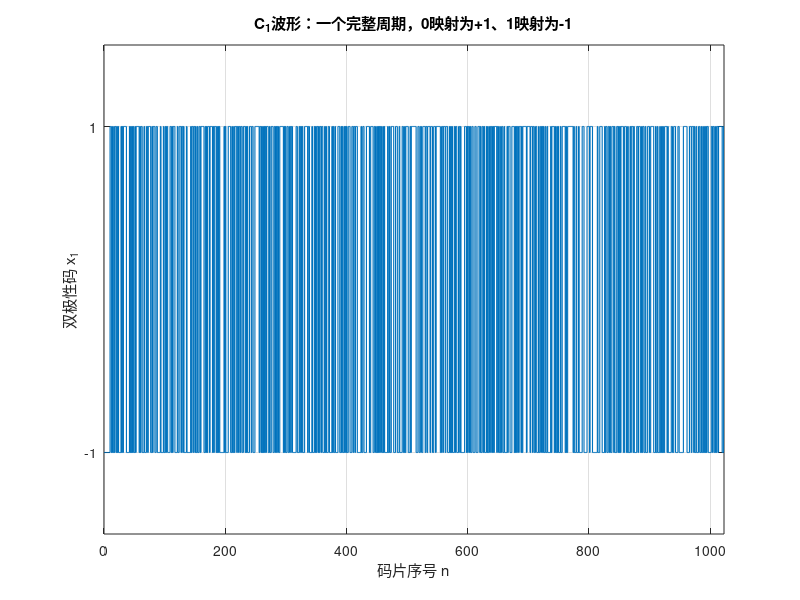
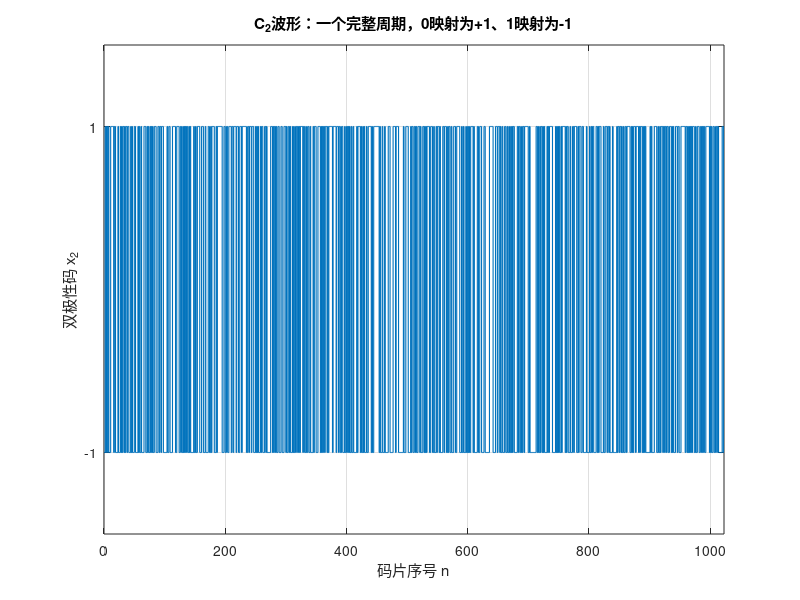
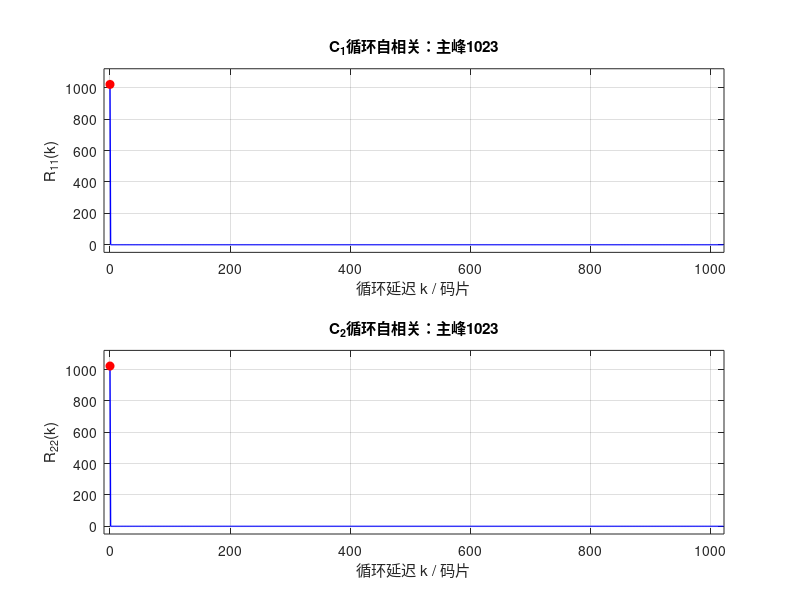
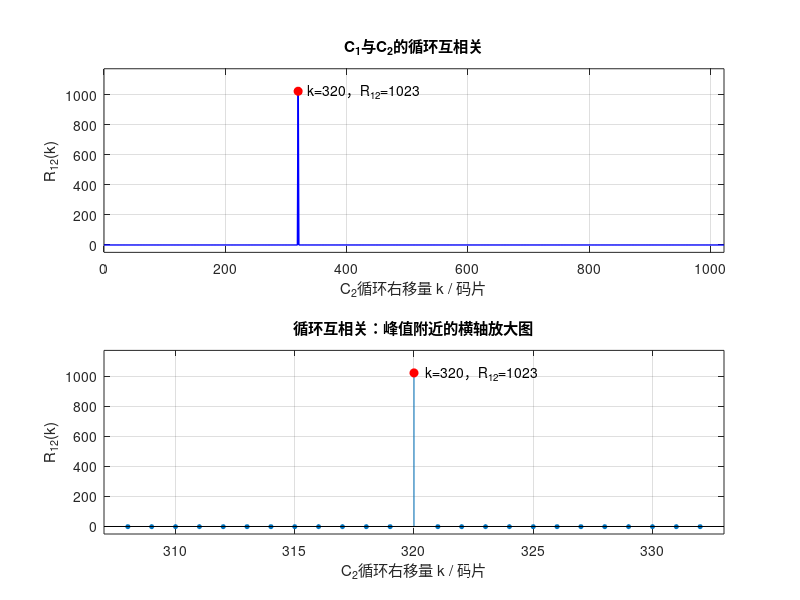

MATLAB code for these plots, in order:
%% 1. 实验参数与约定
% 伪随机码生成原理与仿真
%
% 统一约定：
% (1) 寄存器数组按课件图中“从左到右”的物理位置编号为1～10。
% (2) 两种结构都向右移位，最右侧寄存器输出；先读取输出，再更新全部寄存器。
% (3) 初态为全1，输出逻辑码 C1、C2；相关运算时映射为 x = 1-2*C。
% (4) 循环相关采用 R12(k)=sum_n x1(n)*x2((n-k) mod N)，不归一化。
%     数学下标 n、k 从0开始，MATLAB数组下标从1开始，R12(k+1)对应延迟k。
%     正k表示将第二个序列循环右移k位后与第一个序列逐点相乘求和。

clearvars;
clc;
n = 10;                              % 寄存器级数
N = 2^n - 1;                         % 理论最大周期：1023码片
initialState = ones(1, n);            % 非零初态：10个1
polyExponents = [10 9 8 6 3 2 0];     % P(X)=X^10+X^9+X^8+X^6+X^3+X^2+1
tapsI = [2 3 6 8 9 10];             % I型：参加反馈异或的寄存器编号

% II型图的多项式标号从左到右递减，与I型图相反。
% 内部项X^9、X^8、X^6、X^3、X^2对应物理寄存器2、3、5、8、9的输入端。
% 对指数e，输入端的数组编号为n-e+1；X^10对应首级直接接回输出。
internalExponents = polyExponents(2:end-1);
tapsII = n - internalExponents + 1;  % 得到[2 3 5 8 9]，不能照抄I型抽头
chipIndex = 0:N-1;
lags = 0:N-1;

fprintf('\n===== 参数设置 =====\n');
fprintf('P(X) = 1 + X^2 + X^3 + X^6 + X^8 + X^9 + X^10\n');
fprintf('寄存器级数 n = %d，理论周期 N = %d 码片，初始状态为全1。\n', n, N);

%% 2. 通过I型结构生成C1
% I型为外部反馈结构：多个抽头先异或，再送入第1级。
% feedback = r(2) XOR r(3) XOR r(6) XOR r(8) XOR r(9) XOR r(10)
% new_r = [feedback, old_r(1), ..., old_r(9)]。
% mod(sum(...),2)就是多个二进制位的异或，即模二和。

assert(exist('tapsI', 'var') == 1, '缺少寄存器参数。');
regI = initialState;
C1 = zeros(1, N);
stateHistoryI = zeros(N, n);          % 记录输出前的状态，用于验证实际周期
for chip = 1:N
    stateHistoryI(chip, :) = regI;
    C1(chip) = regI(end);            % 读取更新前的最右侧寄存器
    feedbackI = mod(sum(regI(tapsI)), 2);
    regI = [feedbackI, regI(1:end-1)]; % 同一时钟沿并行更新，避免串行覆盖旧状态
end

% N个状态两两不同，且第N次更新后回到初态，因此实际周期恰好为N。
periodI = size(unique(stateHistoryI, 'rows'), 1);
assert(periodI == N && isequal(regI, initialState), 'I型寄存器未达到1023位周期。');
assert(sum(C1) == 2^(n-1), 'C1未满足m序列的平衡性。');
x1 = 1 - 2*C1;                      % 逻辑电平0 -> +1，逻辑电平1 -> -1

fprintf('\n===== I型结构：C1 =====\n');
fprintf('实测周期 = %d；1的个数 = %d；0的个数 = %d。\n', periodI, sum(C1), N-sum(C1));
fprintf('前32位：%s\n', sprintf('%d', C1(1:32)));

figure(1); clf;
set(gcf, 'Name', '实验节点2：I型结构生成C1', 'NumberTitle', 'off', 'Color', 'w', 'Position', [100 100 1100 700]);
stairs(0:N, [x1 x1(end)], 'LineWidth', 0.8);
grid on; xlim([0 N]); ylim([-1.5 1.5]); yticks([-1 1]);
xlabel('码片序号 n'); ylabel('双极性码 x_1'); title('C_1波形：一个完整周期，0映射为+1、1映射为-1');
drawnow;

%% 3. 通过II型结构生成C2
% II型为内部反馈结构：最后一级输出接回首级，同时送到各内部异或点。
% 每次先保存整个旧状态，再构造新状态，所有异或都使用同一个旧输出。
% 设旧状态为[r1,...,r10]，则课件第16页II型图对应：
% new_r = [r10, r1 XOR r10, r2 XOR r10, r3, r4 XOR r10, ...
%          r5, r6, r7 XOR r10, r8 XOR r10, r9]。
% 注意：II型与I型的寄存器坐标含义不同，全1初态不代表输出码相位相同。

assert(exist('tapsII', 'var') == 1, '缺少寄存器参数。');
regII = initialState;
C2 = zeros(1, N);
stateHistoryII = zeros(N, n);
for chip = 1:N
    stateHistoryII(chip, :) = regII;
    oldStateII = regII;
    outputII = oldStateII(end);
    C2(chip) = outputII;
    regII = [outputII, oldStateII(1:end-1)]; % 先构造直接回送与普通移位
    regII(tapsII) = mod(regII(tapsII) + outputII, 2); % 再加入内部反馈异或
end

periodII = size(unique(stateHistoryII, 'rows'), 1);
assert(periodII == N && isequal(regII, initialState), 'II型寄存器未达到1023位周期。');
assert(sum(C2) == 2^(n-1), 'C2未满足m序列的平衡性。');
x2 = 1 - 2*C2;

fprintf('\n===== II型结构：C2 =====\n');
fprintf('实测周期 = %d；1的个数 = %d；0的个数 = %d。\n', periodII, sum(C2), N-sum(C2));
fprintf('前32位：%s\n', sprintf('%d', C2(1:32)));

figure(2); clf;
set(gcf, 'Name', '实验节点3：II型结构生成C2', 'NumberTitle', 'off', 'Color', 'w', 'Position', [100 100 1100 700]);
stairs(0:N, [x2 x2(end)], 'LineWidth', 0.8);
grid on; xlim([0 N]); ylim([-1.5 1.5]); yticks([-1 1]);
xlabel('码片序号 n'); ylabel('双极性码 x_2'); title('C_2波形：一个完整周期，0映射为+1、1映射为-1');
drawnow;

%% 4. 计算并绘制C1、C2的循环自相关
% 循环自相关：Rii(k) = sum_{n=0}^{N-1} xi(n)*xi((n-k) mod N)。
% 按照定义依次执行循环移位、逐点相乘和求和。
% mod保证末尾与开头相接，没有补零，因此得到循环相关。
% 不使用线性相关函数xcorr，也不直接对0/1逻辑码做相关。
% 未归一化理论值：Rii(0)=N，Rii(k)=-1（k=1,...,N-1）。
% rho11、rho22为归一化自相关结果；理论值为1和-1/N。

assert(exist('C1', 'var') == 1 && exist('C2', 'var') == 1, ...
    '缺少序列C1或C2。');
x1 = 1 - 2*C1;
x2 = 1 - 2*C2;
R11 = zeros(1, N);
R22 = zeros(1, N);
for k = lags
    shiftedIndex = mod(chipIndex - k, N) + 1; % 与循环右移k位等价
    R11(k+1) = sum(x1 .* x1(shiftedIndex)); % C1 循环自相关
    R22(k+1) = sum(x2 .* x2(shiftedIndex)); % C2 循环自相关
end
rho11 = R11 / N;
rho22 = R22 / N;
assert(R11(1) == N && all(R11(2:end) == -1), 'C1自相关不符合m序列理论。');
assert(R22(1) == N && all(R22(2:end) == -1), 'C2自相关不符合m序列理论。');

fprintf('\n===== 循环自相关（未归一化）=====\n');
fprintf('C1：R11(0) = %d，其余延迟的相关值全部为-1。\n', R11(1));
fprintf('C2：R22(0) = %d，其余延迟的相关值全部为-1。\n', R22(1));
fprintf('归一化后：主峰为1，旁瓣为-1/N = %.9f。\n', -1/N);

figure(3); clf;
set(gcf, 'Name', '实验节点4：循环自相关', 'NumberTitle', 'off', 'Color', 'w', 'Position', [100 100 1100 700]);
subplot(2, 1, 1);
plot(lags, R11, 'b-', 'LineWidth', 1); hold on;
plot(0, R11(1), 'ro', 'MarkerFaceColor', 'r');
grid on; xlim([-10 N]); ylim([-50 N+100]);
xlabel('循环延迟 k / 码片'); ylabel('R_{11}(k)'); title('C_1循环自相关：主峰1023');
subplot(2, 1, 2);
plot(lags, R22, 'b-', 'LineWidth', 1); hold on;
plot(0, R22(1), 'ro', 'MarkerFaceColor', 'r');
grid on; xlim([-10 N]); ylim([-50 N+100]);
xlabel('循环延迟 k / 码片'); ylabel('R_{22}(k)'); title('C_2循环自相关：主峰1023');
drawnow;

%% 5. 计算并绘制C1与C2的循环互相关
% R12(k) = sum_n x1(n)*x2((n-k) mod N)。
% 同时计算反向互相关R21，验证R21(k)=R12((-k) mod N)。
% 如果两序列仅差一个循环移位，互相关将在对齐处为N，其余处为-1。
% 横轴显式使用lags=0:N-1，不能把MATLAB的峰值数组下标直接当成相位差。

assert(exist('C1', 'var') == 1 && exist('C2', 'var') == 1, ...
    '缺少序列C1或C2。');
x1 = 1 - 2*C1;
x2 = 1 - 2*C2;
R12 = zeros(1, N);
R21 = zeros(1, N);
for k = lags
    shiftedIndex = mod(chipIndex - k, N) + 1;
    R12(k+1) = sum(x1 .* x2(shiftedIndex)); % C1 与 C2 循环互相关
    R21(k+1) = sum(x2 .* x1(shiftedIndex)); % 反向循环互相关
end
[peak12, peakIndex12] = max(R12);
[peak21, peakIndex21] = max(R21);
delay12 = lags(peakIndex12);          % MATLAB数组下标减1，得到实际循环延迟
delay21 = lags(peakIndex21);
sideMask12 = lags ~= delay12;
assert(peak12 == N && all(R12(sideMask12) == -1), '互相关未满足单峰两值特性。');
assert(isequal(R21, R12(mod(-lags, N)+1)), '正反向互相关未满足循环对称关系。');
rho12 = R12 / N;

fprintf('\n===== 循环互相关（未归一化）=====\n');
fprintf('R12峰值 = %d，峰值对应延迟k = %d码片（数组下标为%d）。\n', ...
    peak12, delay12, peakIndex12);
fprintf('R21峰值 = %d，峰值对应延迟k = %d码片。\n', peak21, delay21);
fprintf('除唯一主峰外，其余互相关值全部为-1。\n');

figure(4); clf;
set(gcf, 'Name', '实验节点5：循环互相关', 'NumberTitle', 'off', 'Color', 'w', 'Position', [100 100 1100 700]);
subplot(2, 1, 1);
plot(lags, R12, 'b-', 'LineWidth', 1.2); hold on;
plot(delay12, peak12, 'ro', 'MarkerFaceColor', 'r');
text(delay12+15, peak12, sprintf('k=%d，R_{12}=%d', delay12, peak12));
grid on; xlim([0 N-1]); ylim([-50 N+150]);
xlabel('C_2循环右移量 k / 码片'); ylabel('R_{12}(k)'); title('C_1与C_2的循环互相关');
subplot(2, 1, 2);
nearPeak = max(0, delay12-12):min(N-1, delay12+12);
% 横轴仅显示主峰左右各12个码片，纵轴与全周期图一致，完整保留主峰。
stem(nearPeak, R12(nearPeak+1), 'filled', 'MarkerSize', 3); hold on;
plot(delay12, peak12, 'ro', 'MarkerFaceColor', 'r');
text(delay12+0.5, peak12, sprintf('k=%d，R_{12}=%d', delay12, peak12));
grid on; xlim([nearPeak(1)-1 nearPeak(end)+1]); ylim([-50 N+150]);
xlabel('C_2循环右移量 k / 码片'); ylabel('R_{12}(k)');
title('循环互相关：峰值附近的横轴放大图');
drawnow;

%% 6. 相位差分析与逐码片对齐验证
% 本节用实际移位及逐位比较验证结论，避免只根据曲线观察相位差。
% 按本程序的定义，应得到delay12=320、delay21=703，两者之和为1023。
% C2比C1超前320码片：C2(n)=C1((n+320) mod 1023)。
% 所以将C2循环右移320位后得到C1；等价地，循环左移703位后得到C1。
% 320是“码相位差”，单位为码片。课件未给码片周期Tc，故不换算为秒。
% 若交换互相关的序列顺序，或改用(n+k)定义，峰值将位于703而非320。

assert(exist('R12', 'var') == 1 && exist('C1', 'var') == 1 && exist('C2', 'var') == 1, ...
    '缺少序列C1、C2或循环互相关结果R12。');
[peakValue, peakIndex] = max(R12);
phaseAdvance = peakIndex - 1;
equivalentLeftShift = mod(N-phaseAdvance, N);
C2Aligned = circshift(C2, [0 phaseAdvance]); % 正数表示对行向量循环右移
mismatchBefore = sum(C1 ~= C2);
mismatchAfter = sum(C1 ~= C2Aligned);
assert(peakValue == N && mismatchAfter == 0, '按互相关峰值移位后仍存在不一致码片。');
assert(isequal(C2, circshift(C1, [0 -phaseAdvance])), '相位超前关系验证失败。');

fprintf('\n===== 相位差及对齐验证 =====\n');
fprintf('C2相对C1超前 %d 码片（按一个周期取模）。\n', phaseAdvance);
fprintf('C2循环右移 %d 位，或循环左移 %d 位，均与C1完全重合。\n', ...
    phaseAdvance, equivalentLeftShift);
fprintf('对齐前不一致码片数 = %d/%d。\n', mismatchBefore, N);
fprintf('对齐后不一致码片数 = %d/%d。\n', mismatchAfter, N);
fprintf('结论：两种结构产生同一m序列的不同循环相位；全1寄存器初态不保证码相位相同。\n');
fprintf('全部实验计算完成。\n');
